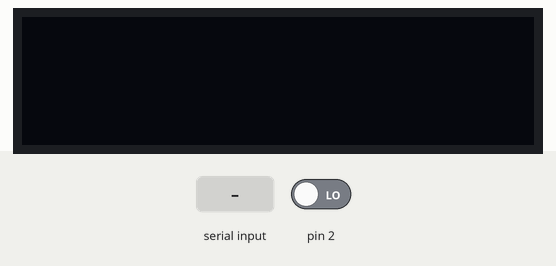
This sketch was run on a simulated Arduino Uno, built with avr-gcc and run on an emulated ATmega328P. On the bench: 128×32 one-colour display. The inputs (shaded band) are chosen by the test bench; at power-on: pin 2 LOW. The display library's start-up logo is not drawn.

Above: at 1.2 s.
1.3 s: "1" received over the second serial link
At 2.5 s:
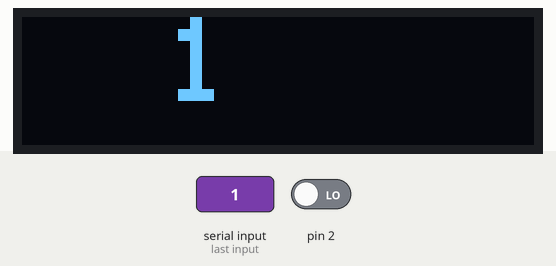
2.8 s: "0" received over the second serial link
At 4.0 s:
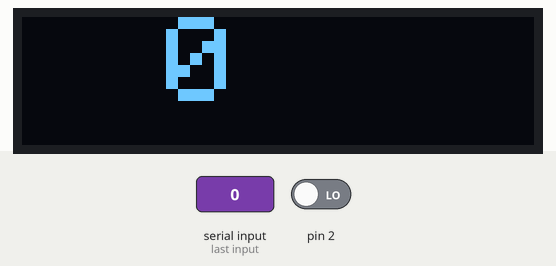
Timing chart, 0 to 5.8 s (numbered marks = the images above; inputs shaded):
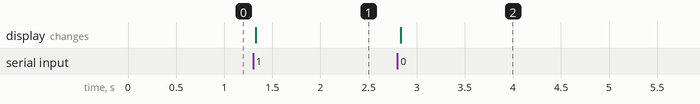

The sketch:

SmartWatch.ino
```cpp
const String MESSAGING = "com.google.android.apps.messaging";
const String EMAIL = "com.google.android.gm";
const String CALL = "com.android.dialer";
const String MISSED_CALL = "com.android.server.telecom";
const String VOICEMAIL = "com.motorola.appdirectedsmsproxy";

#include <SoftwareSerial.h>
#include <SPI.h>
#include <Wire.h>
#include <Adafruit_GFX.h>
#include <Adafruit_SSD1306.h>


//Declares the OLED display
#define OLED_RESET 4
Adafruit_SSD1306 display(OLED_RESET);

//Sets up SoftwareSerial for the bluetooth module
SoftwareSerial BT(10, 11);
// creates a "virtual" serial port/UART
// connect BT module TX to D10
// connect BT module RX to D11
// connect BT Vcc to 5V, GND to GND

// stores incoming character from other device
char a;

//Variable to keep track of the info received via bluetooth
String package;

//Variables to set based on the received info
String recdTime;
String notifLine1;
String notifLine2;

//Declare states for the SM
enum SW_States {SW_Start, SW_s0, SW_s1} SW_State;

//Initialize flags for state transitions
boolean notifRecd = false;
boolean notifClrd = false;
boolean timeRecd = false;

//Extra flag for managing the buzzer
boolean soundAlarm = false;

//Define the SM logic
void tickFct_Watch() {

  //Check if new BT messages have been pushed
  getBluetooth();

  //How to change between the states
  switch(SW_State) { //Transitions
    case SW_Start:   //Initial Transition
      SW_State = SW_s0;
      break;

    //This is the time display state
    case SW_s0:
      //Change states if notif posted
      if (notifRecd) {
        soundAlarm = true;
        SW_State = SW_s1;
      }
      //Stay here if notif cleared
      else if (notifClrd) {
        SW_State = SW_s0;
      }
      //Stay here if new time posted
      else if (timeRecd) {
        SW_State = SW_s0;
      }
      break;

    //This is the notification display state
    case SW_s1:
      //Stay here if notif posted
      if (notifRecd) {
        soundAlarm = true;
        SW_State = SW_s1;
      }
      //Stay here if new time posted
      else if (timeRecd) {
        SW_State = SW_s1;
      }
      //Go back to time state if notif cleared
      else if (notifClrd) {
        SW_State = SW_s0;
      }
      break;
  }

  //These are the actions inside the states
  switch(SW_State) {  //State Actions
    //This is the time display state
    case SW_s0:
      //Display the time
      displayTime();
      //Reset the flags
      timeRecd = false;
      notifClrd = false;
      break;

    //This is the notification display state
    case SW_s1:
      //Display the notif
      displayNotif();
      //Reset the flag
      notifRecd = false;
      break;
  }
}

//Method to display the time based on the most recent time sent via BT
void displayTime() {
  display.clearDisplay();
  display.setTextColor(WHITE);
  display.setCursor(0,0);
  display.setTextSize(3);
  display.print("  " + recdTime);
  display.display();
}

//Method to display notif's based on the most recent notif sent via BT
void displayNotif() {
  display.clearDisplay();
  display.setTextColor(WHITE);
  display.setCursor(0,0);
  display.setTextSize(2);
  display.println(notifLine1);
  display.println(notifLine2);
  display.display();
  //If the soundAlarm flag is high, play the tone then set it low
  //This prevents the tone from looping infinitely
  if (soundAlarm) {
    tone(7, 1000, 1000);
    soundAlarm = false;
  }
}

//Method to receive the BT data using the HC-06
void getBluetooth() {
  //Only enter if there is something to read
    if (BT.available()) {
      //While we're receiving
      while (BT.available()) {
        delay(10);
        // if text arrived in from BT serial...
        a=(BT.read());

        //end of transmission
        if (a == '#') {
          break;
        }
        //Append the chars onto a string
        package += a;
      }

      //Once we've received the whole string
      if (package.length() > 0) {

     //This ladder checks which type of notification
     //has been received and what should be displayed
        if (package == MESSAGING) {
          notifRecd = true;
          notifLine1 = "   New";
          notifLine2 = "  Message!";
        }
        else if (package == EMAIL) {
          notifRecd = true;
          notifLine1 = "   New";
          notifLine2 = "  Email!";
        }
        else if (package == CALL) {
          notifRecd = true;
          notifLine1 = "  Incoming";
          notifLine2 = "   Call!";
        }
        else if (package == MISSED_CALL) {
          notifRecd = true;
          notifLine1 = "  Missed";
          notifLine2 = "   Call!";
        }
        else if (package == VOICEMAIL) {
          notifRecd = true;
          notifLine1 = "   New";
          notifLine2 = "  Voicemail!";
        }

      //If the package didn't match a notification,
      //it must have been a time value
        else {
          timeRecd = true;
          recdTime = package;
        }

        //Reset the package so we can receive another
        package = "";
    }
  }
}

//Setup method to activate the SoftwareSerial, display, and set the initial SM state
void setup() {
  BT.begin(9600);
  display.begin(SSD1306_SWITCHCAPVCC, 0x3C);  // initialize with the I2C addr 0x3C (for the 128x32)
  display.display();
  display.clearDisplay();
  display.display();
  //Attach an interrupt to pin 2 on the rising edge
  attachInterrupt(digitalPinToInterrupt(2), ISR_CLR, RISING);
  SW_State = SW_Start;
}

//In the loop method, just tick the state machine
void loop() {
  tickFct_Watch();
}

//ISR for the interrupt on pin 2, the piezo tap sensor
void ISR_CLR() {
  notifClrd = true;
}
```

Measured:
- after the input at 1.3 s, the display: changes at once (image 1)
- after the input at 2.8 s, the display: changes at once (image 2)
